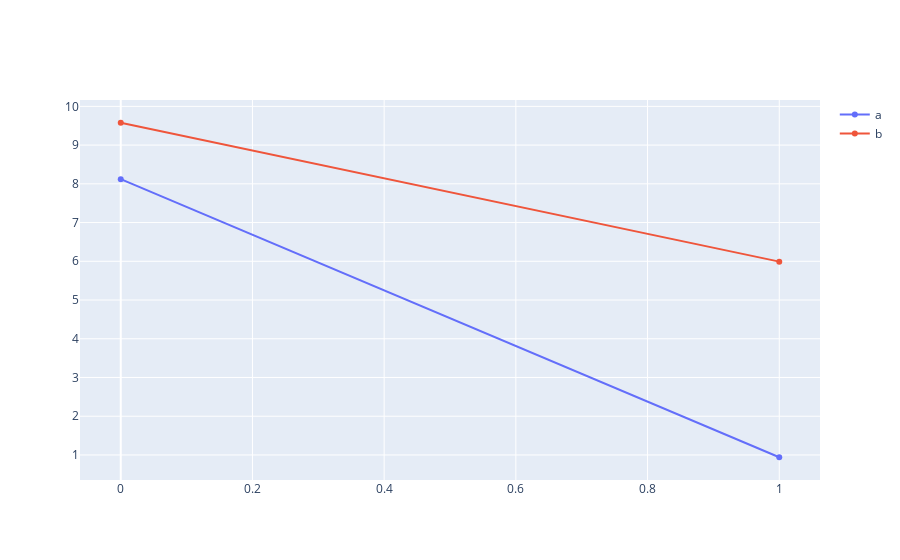

The code cell stored with this chart in its notebook:
### Markdown cell above
显示各层的grad曲线
```python
grad.abs().mean()
```

### Code cell
learner = synth_learner(100,20)
l = L()
learner.fit_one_cycle(2, cbs=GradShowCallback(l))

### Figure 1 — Plotly figure (JSON) as saved in the notebook; plotly's stock layout.template omitted (floating-point values rounded to 4 significant figures; data arrays with more than 128 entries replaced by an {"elided": "..."} marker saying what was removed)
{"data": [{"name": "a", "type": "scatter", "x": [0, 1], "y": {"elided": "200 float values"}}, {"name": "b", "type": "scatter", "x": [0, 1], "y": {"elided": "200 float values"}}], "layout": {"autosize": true, "xaxis": {"autorange": true, "range": [-0.05997, 1.06], "type": "linear"}, "yaxis": {"autorange": true, "range": [0.2275, 10.29], "type": "linear"}}}
